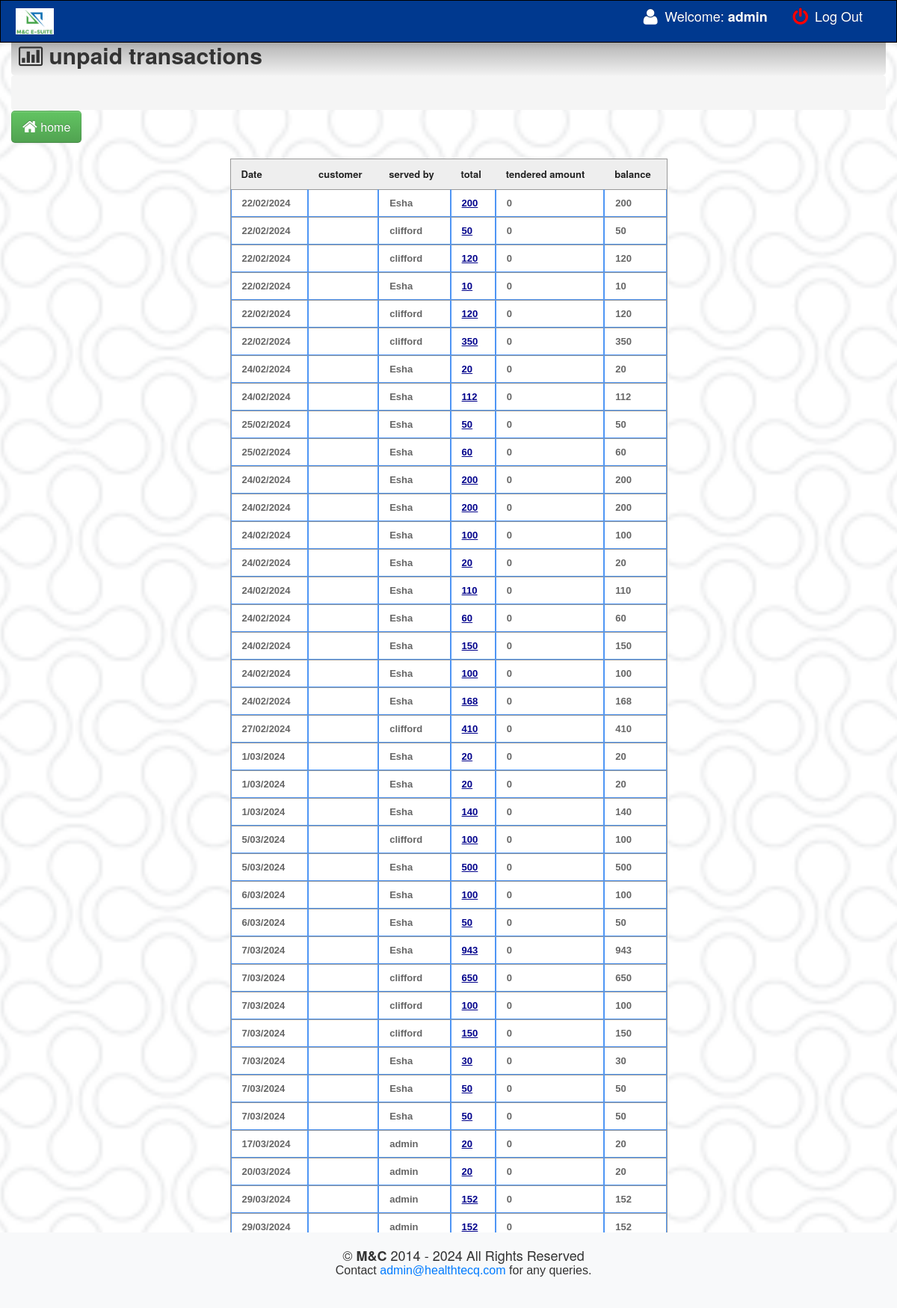
Screenshot of /main/incomplete.php (signed in) with the database file from the repository.
### tables this page shows
CREATE TABLE `sales` (
  `transaction_id` int(10) NOT NULL,
  `invoice_number` varchar(100) NOT NULL,
  `cashier` varchar(100) NOT NULL,
  `date` date NOT NULL,
  `type` varchar(100) NOT NULL,
  `amount` varchar(100) NOT NULL,
  `profit` varchar(100) NOT NULL,
  `cashtendered` varchar(100) NOT NULL,
  `name` varchar(100) DEFAULT NULL,
  `balance` varchar(100) NOT NULL DEFAULT '0',
  `paid` varchar(3) NOT NULL,
  `customer` varchar(100) DEFAULT NULL
);

### main/incomplete.php (the view, shortened to what this page needs)
 <html>
<head>
<link href="src/facebox.css" media="screen" rel="stylesheet" type="text/css" />
 <link href="css/bootstrap.css" rel="stylesheet">
    <link rel="stylesheet" type="text/css" href="css/DT_bootstrap.css">
  <link rel="stylesheet" href="css/font-awesome.min.css">
    <link href="css/bootstrap-responsive.css" rel="stylesheet">
<link href="../style.css" media="screen" rel="stylesheet" type="text/css" />
<link rel="stylesheet" type="text/css" href="tcal.css" />
</head>
<body>
<?php include('navfixed.php');?>
<div class="container">
	<div class="contentheader">
			<i class="icon-bar-chart"></i> unpaid transactions
			</div>
			<ul class="breadcrumb">
			<li><p>&nbsp;</p></li>
			<li class="active">&nbsp;</li>
			</ul>
<div style="margin-top: -19px; margin-bottom: 21px;">
<a  href="cashier.php"><button class="btn btn-success btn-large" style="float: none;"><i class="icon icon-home icon-large"></i> home</button></a>
</div>
	<table class="table" id="resultTable" align="center" data-responsive="table" style="text-align: left;width: 50%;">
	<thead>
		<tr>
		<th width="">  Date </th>
		<th width=""> customer </th>
		<th width=""> served by </th>
		<th width=""> total</th>
		<th width=""> tendered amount</th>
		<th width=""> balance</th>
		</tr>
	</thead>
			<?php
				include('../connect.php');
				$a='cash';
				$result = $db->prepare("SELECT *  FROM sales WHERE `type`=:cash ORDER BY transaction_id ASC ");
			$result->bindParam(':cash',$a);
				$result->execute();
				for($i=0; $row = $result->fetch(); $i++){
				$total=$row['amount'];
				$triggerr=$row['cashtendered'];
				if ($total>$triggerr) {
			?>
			<td><?php $date = $row['date'];
                $d11 = strtotime ( $date ) ;
                $d11 = date ( 'j/m/Y' , $d11 );
                echo $d11;?></td>
                <td><?php echo $row['customer']; ?></td>
                <?php $bal = $row['amount']-$row['cashtendered']; ?>
			<td><?php echo $row['cashier']; ?></td>
			<td><a rel="facebox" href="checkcashh.php?pt=<?php echo $row['transaction_id'] ?>&invoice=<?php echo $row['invoice_number'] ?>&total=<?php echo $row['amount'] ?>&totalprof=<?php echo $row['profit'] ?>&cashier=<?php echo $row['cashier'] ?>&bal=<?php echo $bal; ?>"><u><?php
			$dsdsd=$row['amount'];
			echo $dsdsd;
			?></u></a></td>
			<td><?php
			$dsdsdd=$row['cashtendered'];
			echo $dsdsdd;
			?></td>
			<td><?php echo $row['amount']-$row['cashtendered']; ?></td>
			</tr><?php } } ?>
</table>
<button  style="float:left;" class="btn btn-success btn-large"><a href="selecustomer.php"> customer payment</button></a>
</div><div class="clearfix"></div>
</body>
<?php include('footer.php');?>
</html>

### style.css (style rules this page uses)
td a { color:darkblue; }
button a, a:hover { color:#fff; text-decoration:none; }
#resultTable { border-collapse: separate; background-color: #FFFFFF; border-spacing: 0; max-width: 100%; }
#resultTable { color: #666666; text-shadow: 0 1px 0 #FFFFFF; width: 100%; border: 1px solid #999999; box-shadow: 0 5px 5px -5px rgba(0, 0, 0, 0.3); margin-top: 13px; }
#resultTable thead tr th { background: none repeat scroll 0 0 #EEEEEE; color: #222222; padding: 10px 14px; text-align: left; border-top: 0 none; font-size: 13px; }
#resultTable tbody tr td { font: bold 13px 'Arial'; text-align: left; padding: 10px 14px; border-top: 1px solid #999999; }
#resultTable td { padding:7px; border:#4e95f4 1px solid; }
#resultTable tr { background: #fff; }

### main/incomplete.php (style rules this page uses)
body { padding-top: 60px; padding-bottom: 40px; }

### main/navfixed.php (style rules this page uses)
body { background-image: url('../main/images/double-bubble-outline.png'); background-repeat: no-repeat; background-size: cover; background-position: center; }

### rows the page displays
sales: date "22/02/2024", cashier "Esha", amount "200", cashtendered "0", $row['amount']-$row['cashtendered'] "200"
sales: date "22/02/2024", cashier "clifford", amount "50", cashtendered "0", $row['amount']-$row['cashtendered'] "50"
sales: date "22/02/2024", cashier "clifford", amount "120", cashtendered "0", $row['amount']-$row['cashtendered'] "120"
sales: date "22/02/2024", cashier "Esha", amount "10", cashtendered "0", $row['amount']-$row['cashtendered'] "10"
sales: date "22/02/2024", cashier "clifford", amount "120", cashtendered "0", $row['amount']-$row['cashtendered'] "120"
sales: date "22/02/2024", cashier "clifford", amount "350", cashtendered "0", $row['amount']-$row['cashtendered'] "350"
sales: date "24/02/2024", cashier "Esha", amount "20", cashtendered "0", $row['amount']-$row['cashtendered'] "20"
sales: date "24/02/2024", cashier "Esha", amount "112", cashtendered "0", $row['amount']-$row['cashtendered'] "112"
sales: date "25/02/2024", cashier "Esha", amount "50", cashtendered "0", $row['amount']-$row['cashtendered'] "50"
sales: date "25/02/2024", cashier "Esha", amount "60", cashtendered "0", $row['amount']-$row['cashtendered'] "60"
sales: date "24/02/2024", cashier "Esha", amount "200", cashtendered "0", $row['amount']-$row['cashtendered'] "200"
sales: date "24/02/2024", cashier "Esha", amount "200", cashtendered "0", $row['amount']-$row['cashtendered'] "200"
sales: date "24/02/2024", cashier "Esha", amount "100", cashtendered "0", $row['amount']-$row['cashtendered'] "100"
sales: date "24/02/2024", cashier "Esha", amount "20", cashtendered "0", $row['amount']-$row['cashtendered'] "20"
sales: date "24/02/2024", cashier "Esha", amount "110", cashtendered "0", $row['amount']-$row['cashtendered'] "110"
sales: date "24/02/2024", cashier "Esha", amount "60", cashtendered "0", $row['amount']-$row['cashtendered'] "60"
sales: date "24/02/2024", cashier "Esha", amount "150", cashtendered "0", $row['amount']-$row['cashtendered'] "150"
sales: date "24/02/2024", cashier "Esha", amount "100", cashtendered "0", $row['amount']-$row['cashtendered'] "100"
sales: date "24/02/2024", cashier "Esha", amount "168", cashtendered "0", $row['amount']-$row['cashtendered'] "168"
sales: date "27/02/2024", cashier "clifford", amount "410", cashtendered "0", $row['amount']-$row['cashtendered'] "410"
sales: date "1/03/2024", cashier "Esha", amount "20", cashtendered "0", $row['amount']-$row['cashtendered'] "20"
sales: date "1/03/2024", cashier "Esha", amount "20", cashtendered "0", $row['amount']-$row['cashtendered'] "20"
sales: date "1/03/2024", cashier "Esha", amount "140", cashtendered "0", $row['amount']-$row['cashtendered'] "140"
sales: date "5/03/2024", cashier "clifford", amount "100", cashtendered "0", $row['amount']-$row['cashtendered'] "100"
sales: date "5/03/2024", cashier "Esha", amount "500", cashtendered "0", $row['amount']-$row['cashtendered'] "500"
sales: date "6/03/2024", cashier "Esha", amount "100", cashtendered "0", $row['amount']-$row['cashtendered'] "100"
sales: date "6/03/2024", cashier "Esha", amount "50", cashtendered "0", $row['amount']-$row['cashtendered'] "50"
sales: date "7/03/2024", cashier "Esha", amount "943", cashtendered "0", $row['amount']-$row['cashtendered'] "943"
sales: date "7/03/2024", cashier "clifford", amount "650", cashtendered "0", $row['amount']-$row['cashtendered'] "650"
sales: date "7/03/2024", cashier "clifford", amount "100", cashtendered "0", $row['amount']-$row['cashtendered'] "100"
sales: date "7/03/2024", cashier "clifford", amount "150", cashtendered "0", $row['amount']-$row['cashtendered'] "150"
sales: date "7/03/2024", cashier "Esha", amount "30", cashtendered "0", $row['amount']-$row['cashtendered'] "30"
sales: date "7/03/2024", cashier "Esha", amount "50", cashtendered "0", $row['amount']-$row['cashtendered'] "50"
sales: date "7/03/2024", cashier "Esha", amount "50", cashtendered "0", $row['amount']-$row['cashtendered'] "50"
sales: date "17/03/2024", cashier "admin", amount "20", cashtendered "0", $row['amount']-$row['cashtendered'] "20"
sales: date "20/03/2024", cashier "admin", amount "20", cashtendered "0", $row['amount']-$row['cashtendered'] "20"
sales: date "29/03/2024", cashier "admin", amount "152", cashtendered "0", $row['amount']-$row['cashtendered'] "152"
sales: date "29/03/2024", cashier "admin", amount "152", cashtendered "0", $row['amount']-$row['cashtendered'] "152"

### other values shown
$_SESSION['SESS_FIRST_NAME'] "admin"
$year "2014"
